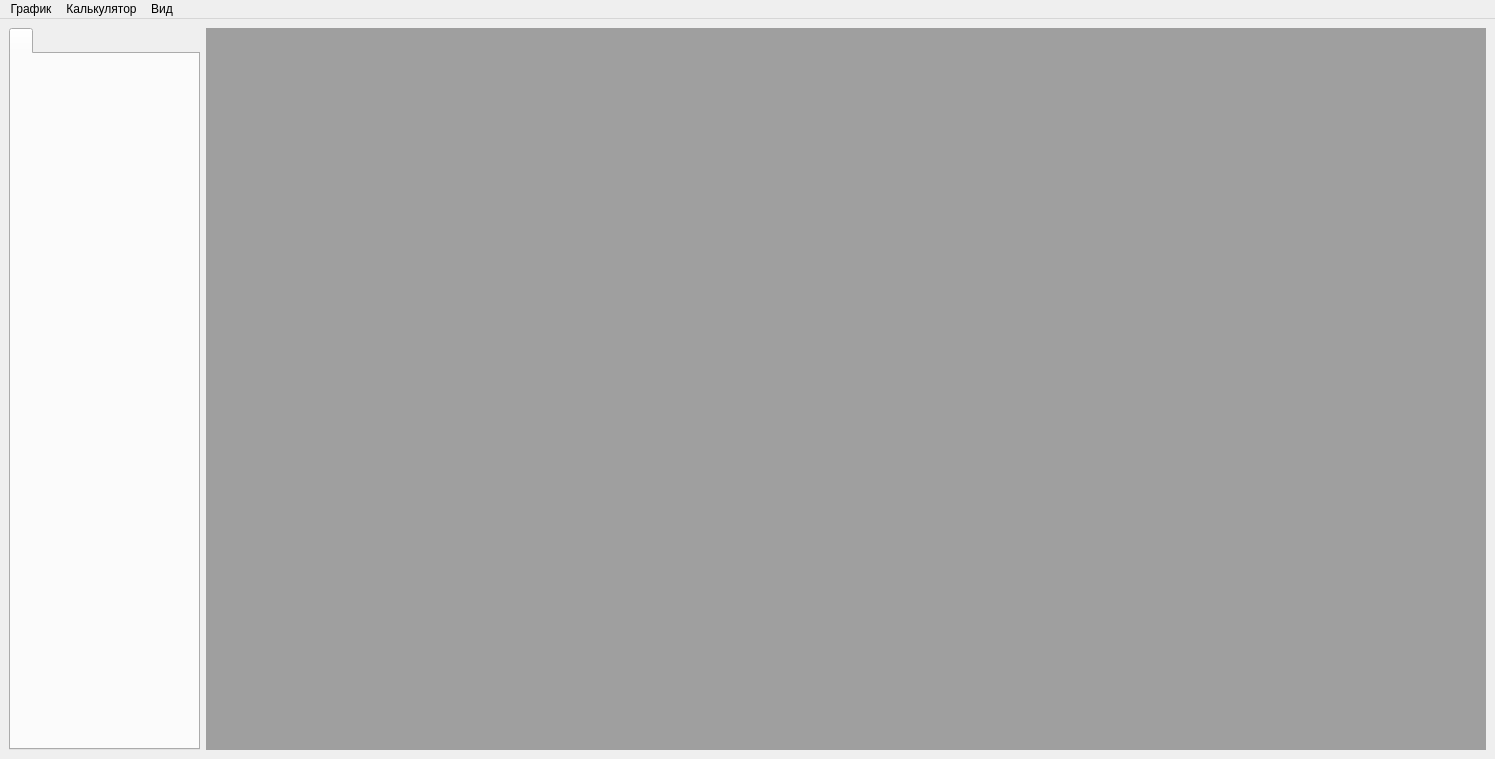
<?xml version="1.0" encoding="UTF-8"?>
<ui version="4.0">
 <class>MainWindow</class>
 <widget class="QMainWindow" name="MainWindow">
  <property name="geometry">
   <rect>
    <x>0</x>
    <y>0</y>
    <width>1495</width>
    <height>759</height>
   </rect>
  </property>
  <property name="sizePolicy">
   <sizepolicy hsizetype="Fixed" vsizetype="Fixed">
    <horstretch>0</horstretch>
    <verstretch>0</verstretch>
   </sizepolicy>
  </property>
  <property name="windowTitle">
   <string>Graphs</string>
  </property>
  <widget class="QWidget" name="centralwidget">
   <property name="enabled">
    <bool>true</bool>
   </property>
   <layout class="QGridLayout" name="gridLayout">
    <item row="0" column="0">
     <widget class="QTabWidget" name="tabWidget">
      <property name="enabled">
       <bool>true</bool>
      </property>
      <property name="sizePolicy">
       <sizepolicy hsizetype="Expanding" vsizetype="Expanding">
        <horstretch>211</horstretch>
        <verstretch>0</verstretch>
       </sizepolicy>
      </property>
      <property name="minimumSize">
       <size>
        <width>189</width>
        <height>0</height>
       </size>
      </property>
      <property name="maximumSize">
       <size>
        <width>191</width>
        <height>16777215</height>
       </size>
      </property>
      <property name="currentIndex">
       <number>0</number>
      </property>
      <widget class="QWidget" name="tab1">
       <attribute name="title">
        <string/>
       </attribute>
      </widget>
     </widget>
    </item>
    <item row="0" column="1">
     <widget class="QMdiArea" name="mdiArea">
      <property name="sizePolicy">
       <sizepolicy hsizetype="Expanding" vsizetype="Expanding">
        <horstretch>0</horstretch>
        <verstretch>0</verstretch>
       </sizepolicy>
      </property>
     </widget>
    </item>
   </layout>
  </widget>
  <widget class="QMenuBar" name="menubar">
   <property name="geometry">
    <rect>
     <x>0</x>
     <y>0</y>
     <width>1495</width>
     <height>21</height>
    </rect>
   </property>
   <widget class="QMenu" name="Graph">
    <property name="title">
     <string>График</string>
    </property>
    <widget class="QMenu" name="menu">
     <property name="title">
      <string>Добавить график числа Дина</string>
     </property>
     <addaction name="actionDe_p"/>
     <addaction name="actionDe_D"/>
     <addaction name="actionDe_v"/>
     <addaction name="actionDe_nu"/>
     <addaction name="actionDe_r"/>
    </widget>
    <addaction name="menu"/>
   </widget>
   <widget class="QMenu" name="Calculator">
    <property name="title">
     <string>Калькулятор</string>
    </property>
    <addaction name="Dean_number_calculator"/>
   </widget>
   <widget class="QMenu" name="View">
    <property name="title">
     <string>Вид</string>
    </property>
    <addaction name="actCascade"/>
    <addaction name="actTile"/>
   </widget>
   <addaction name="Graph"/>
   <addaction name="Calculator"/>
   <addaction name="View"/>
  </widget>
  <action name="Inductance_calculator">
   <property name="text">
    <string>Индуктивность</string>
   </property>
  </action>
  <action name="Dean_number_calculator">
   <property name="text">
    <string>Число Дина</string>
   </property>
  </action>
  <action name="actionL_nu">
   <property name="text">
    <string>L от µ</string>
   </property>
  </action>
  <action name="actionL_R">
   <property name="text">
    <string>L от R</string>
   </property>
  </action>
  <action name="actionL_r">
   <property name="text">
    <string>L от r</string>
   </property>
  </action>
  <action name="actionL_h">
   <property name="text">
    <string>L от h</string>
   </property>
  </action>
  <action name="actiontest">
   <property name="text">
    <string>test</string>
   </property>
  </action>
  <action name="actionDe_p">
   <property name="text">
    <string>De от p</string>
   </property>
  </action>
  <action name="actionDe_D">
   <property name="text">
    <string>De от D</string>
   </property>
  </action>
  <action name="actionDe_v">
   <property name="text">
    <string>De от v</string>
   </property>
  </action>
  <action name="actionDe_nu">
   <property name="text">
    <string>De от μ</string>
   </property>
  </action>
  <action name="actionDe_r">
   <property name="text">
    <string>De от r</string>
   </property>
  </action>
  <action name="action">
   <property name="text">
    <string>тест</string>
   </property>
  </action>
  <action name="actiontest_2">
   <property name="text">
    <string>test</string>
   </property>
  </action>
  <action name="actCascade">
   <property name="text">
    <string>Каскад</string>
   </property>
  </action>
  <action name="actTile">
   <property name="text">
    <string>Плитка</string>
   </property>
  </action>
  <action name="actionL_N">
   <property name="text">
    <string>L от N</string>
   </property>
  </action>
 </widget>
 <resources/>
 <connections/>
</ui>
